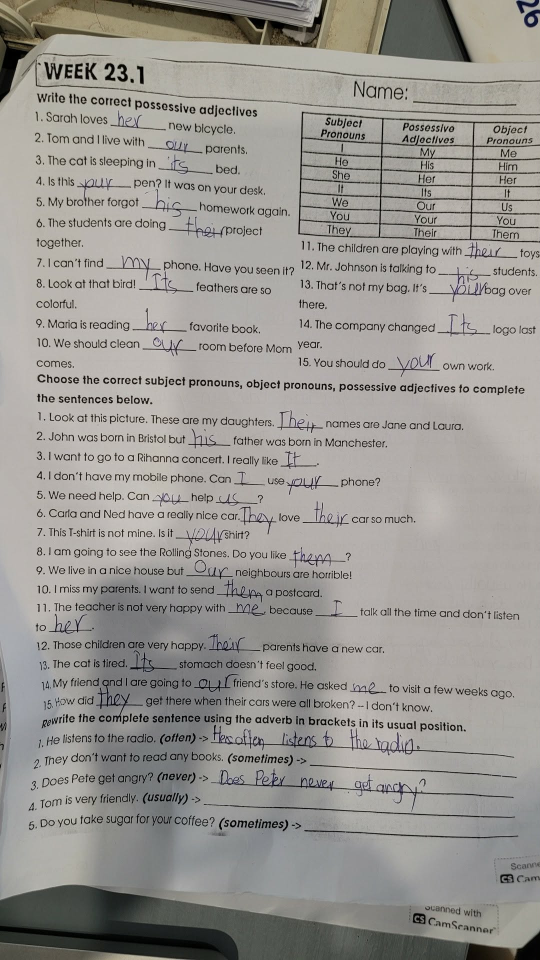
#> input picture ml/real/batch2_excluded/p28_week23_rawphoto.jpg, 1080 x 1920 px (shown at 1/2 size)
$ python -i make_pseudo_labels.py   (imports and definitions only)
#> lines starting #> are read from the running program, lines starting #| are printed output that depends on the picture; after the words box and inside, x2 and y2 are one past the last pixel; in counts of white or black regions, pixels touching at a corner belong together
#> further down, picture is the input picture: shape (1920, 1080, 3); mean B, G, R 145.6, 150.1, 152.6
"""Pseudo-labels for real photos from INK COLOUR, for fine-tuning the ink segmenter.

Most real worksheets are answered in a coloured pen (purple / blue / red) over black print. Once
the page is straightened and its lighting flattened (shadows / colour cast divided out per
channel), that colour difference is a reliable label source:

  ink    = darker than the local paper
  hw     = ink whose colour (stroke-smoothed) is far from the print colour
  print  = ink whose colour is close to the print colour
  ignore = in between, a band around pen strokes (print under / beside the pen is ambiguous),
           and everything off the paper

Pages whose pen is not coloured (black pen: almost no chromatic ink) get print labels only —
their handwriting channel is ignored entirely rather than labelled wrong.

usage: make_pseudo_labels.py <pages dir with *_original.png (the app's straightened page)> <out dir>
       writes <name>_img.png (flattened), <name>_hw.png, <name>_print.png, <name>_valid.png (255 = set)
       and <name>_viz.jpg (white paper, black print, red hw, grey ignore)
"""
import glob
import os
import sys

import cv2
import numpy as np


def flatten(img, text=15, med=41):
    """Divide out the paper's illumination per channel (shadows, colour cast)."""
#> called with text = 15, med = 41
    out = []
    for c in cv2.split(img):
        bg = cv2.morphologyEx(c, cv2.MORPH_CLOSE, cv2.getStructuringElement(cv2.MORPH_ELLIPSE, (text, text)))
        bg = cv2.medianBlur(bg, med)
        out.append(np.clip(c.astype(np.float32) / np.maximum(bg, 1) * 235, 0, 255))
#> this loop made 3 passes
#> after the loop, out = 3 items
    return np.dstack(out).astype(np.uint8)


def paper_mask(flat):
    """The sheet on the FLATTENED page: bright and unsaturated (a desk / hand / fabric keeps its
    colour after flattening), the largest such region, holes (the print on it) filled."""
    small = cv2.resize(flat, None, fx=0.25, fy=0.25, interpolation=cv2.INTER_AREA)
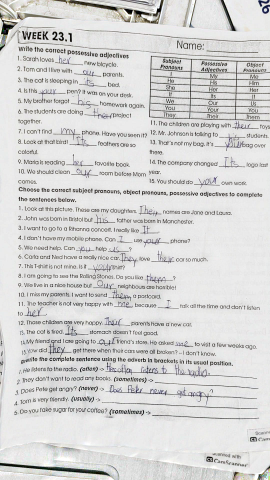
#> small: shape (480, 270, 3); mean B, G, R 212.9, 213.6, 213.8
    hsv = cv2.cvtColor(small, cv2.COLOR_BGR2HSV)
#> hsv: shape (480, 270, 3); mean H, S, V 46.9, 3.9, 214.6
    m = ((hsv[..., 2] > 170) & (hsv[..., 1] < 50)).astype(np.uint8) * 255
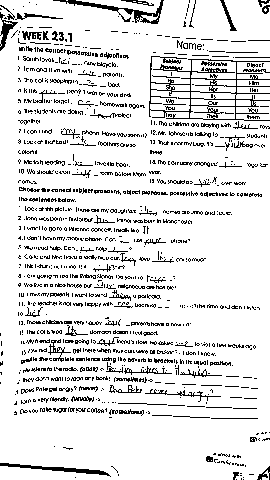
#> m: shape (480, 270); 88% white; black in thin lines or dots
    m = cv2.morphologyEx(m, cv2.MORPH_CLOSE, np.ones((9, 9), np.uint8))
#> m: shape (480, 270); every value is 255
    m = cv2.morphologyEx(m, cv2.MORPH_OPEN, np.ones((5, 5), np.uint8))
    n, lab, st, _ = cv2.connectedComponentsWithStats(m)
#> lab: shape (480, 270) int32; every value is 1
#> n = 2; st = [[-1, 2147483647, 0, 0, 0], [0, 0, 270, 480, 129600]]
    if n > 1:
        m = ((lab == 1 + np.argmax(st[1:, cv2.CC_STAT_AREA])) * 255).astype(np.uint8)
    # fill holes: everything not reachable from the border through non-paper
    inv = cv2.bitwise_not(m)
#> inv: shape (480, 270); every value is 0
    n, lab, st, _ = cv2.connectedComponentsWithStats(inv)
#> lab: shape (480, 270) int32; every value is 0
#> n = 1; st = [[0, 0, 270, 480, 129600]]
    h, w = inv.shape
#> h = 480; w = 270
    border = set(np.unique(np.concatenate([lab[0], lab[-1], lab[:, 0], lab[:, -1]])))
#> border = 1 item
    for i in range(1, n):
        if i not in border:
            m[lab == i] = 255
    m = cv2.erode(m, np.ones((5, 5), np.uint8))
    return cv2.resize(m, (flat.shape[1], flat.shape[0]), interpolation=cv2.INTER_NEAREST) > 0
#> returned value: shape (1920, 1080) bool; every value is 1


def label(orig):
    F = flatten(orig)
    lab = cv2.cvtColor(F, cv2.COLOR_BGR2LAB).astype(np.float32)
    dark = 255 - lab[..., 0]
    a, b = lab[..., 1] - 128, lab[..., 2] - 128
    paper = paper_mask(F)                 # on the flattened page: shadows are paper too
    ink = (dark > 45) & paper
#> ink: shape (1920, 1080) bool; 13.1% white; 6477 white regions (4877 under 20 px), largest, box (x1, y1, x2, y2) and area: (596, 222, 1080, 486) 24534, (194, 0, 655, 97) 11048, (0, 16, 1080, 231) 9483

    # print colour = the most common colour of the darkest ink (print outnumbers the pen)
    core = ink & (dark > 90)
#> core: shape (1920, 1080) bool; 8.6% white; 2136 white regions (477 under 20 px), largest, box (x1, y1, x2, y2) and area: (596, 223, 1080, 485) 13097, (203, 0, 655, 96) 7588, (0, 1852, 443, 1906) 5710
    hist, ae, be = np.histogram2d(a[core], b[core], bins=40, range=[[-40, 40], [-40, 40]])
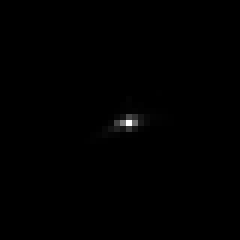
#> hist: shape (40, 40) float64 (shown 6 times larger); min 0, max 41490, mean 110.8; drawn with min black and max white
#> ae = 41 values from -40 to 40; be = 41 values from -40 to 40
    ia, ib = np.unravel_index(np.argmax(hist), hist.shape)
#> ia = 20; ib = 21
    a0, b0 = (ae[ia] + ae[ia + 1]) / 2, (be[ib] + be[ib + 1]) / 2
#> a0 = 1; b0 = 3
    cd = np.hypot(a - a0, b - b0)
    # smooth colour over the stroke (edge pixels carry colour fringes)
    w = ink.astype(np.float32)
    cd_s = cv2.blur(cd * w, (5, 5)) / np.maximum(cv2.blur(w, (5, 5)), 1e-3)

    PEN, PRINT = 9.0, 5.0
    pen_px = ink & (cd_s > PEN)
#> pen_px: shape (1920, 1080) bool; 0.89% white; 299 white regions (167 under 20 px), largest, box (x1, y1, x2, y2) and area: (0, 107, 38, 192) 1290, (534, 55, 600, 92) 1119, (1029, 1872, 1080, 1920) 881
    print_px = ink & (cd_s < PRINT)
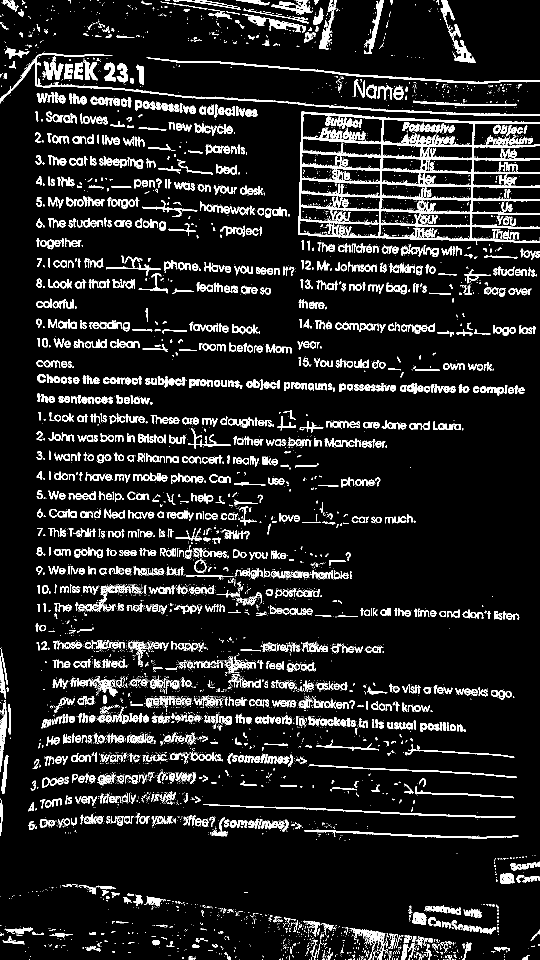
#> print_px: shape (1920, 1080) bool (shown at 1/2 size); 10.6% white; 6587 white regions (4817 under 20 px), largest, box (x1, y1, x2, y2) and area: (596, 222, 1080, 486) 24531, (0, 106, 1080, 231) 4376, (294, 115, 1080, 167) 2589
    coloured_pen = pen_px.sum() / max(ink.sum(), 1)
#> coloured_pen = 0.0681

    # printed rules (long straight runs) are print whatever pen touches them — they would
    # otherwise join a pen stroke's component and take its vote
    W = ink.shape[1]
#> W = 1080
    u8 = ink.astype(np.uint8)
    rules = (cv2.morphologyEx(u8, cv2.MORPH_OPEN, np.ones((1, max(25, W // 30)), np.uint8)) |
             cv2.morphologyEx(u8, cv2.MORPH_OPEN, np.ones((max(25, W // 30), 1), np.uint8))) > 0
#> rules: shape (1920, 1080) bool; 2.9% white; 107 white regions, largest, box (x1, y1, x2, y2) and area: (597, 223, 1080, 485) 16534, (0, 1852, 442, 1899) 6229, (195, 0, 507, 40) 3382
    rules &= ~pen_px
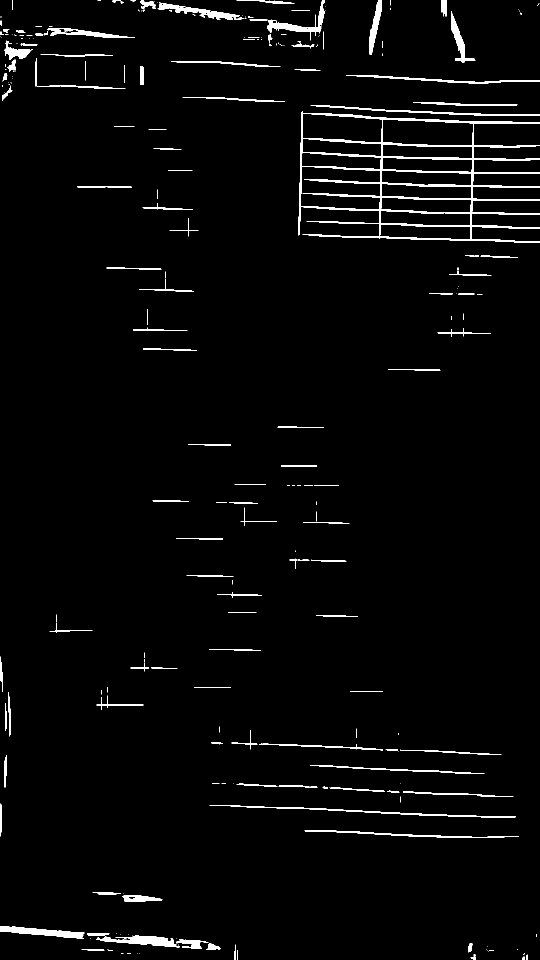
#> rules: shape (1920, 1080) bool (shown at 1/2 size); 2.5% white; 266 white regions (135 under 20 px), largest, box (x1, y1, x2, y2) and area: (597, 223, 1080, 485) 16534, (174, 1866, 360, 1895) 2082, (0, 1852, 169, 1878) 1950
    strokes = ink & ~rules
#> strokes: shape (1920, 1080) bool; 10.6% white; 8442 white regions (6550 under 20 px), largest, box (x1, y1, x2, y2) and area: (314, 2, 600, 93) 2538, (0, 16, 74, 100) 2269, (438, 33, 525, 90) 1531

    # per stroke: a component mostly one colour takes that label (its fringe pixels follow)
    n, cl, st, _ = cv2.connectedComponentsWithStats(strokes.astype(np.uint8), connectivity=8)
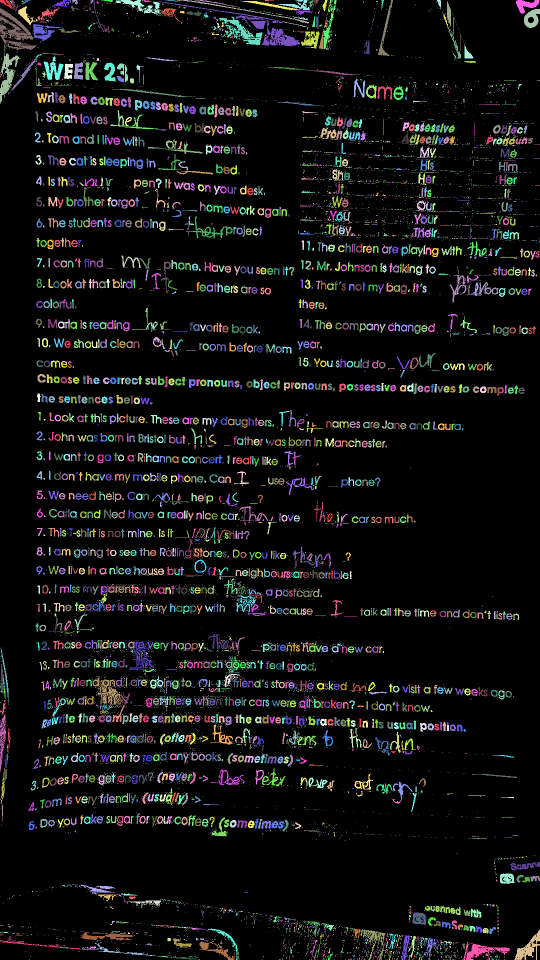
#> cl: shape (1920, 1080) int32 (shown at 1/2 size); 8443 distinct labels, from 0 to 8442; one colour per label, 0 black
#> n = 8443
    cnt = np.maximum(np.bincount(cl[strokes], minlength=n), 1)
#> cnt = 8443 values, max 2538 at index 42, min 1 at index 0, mean 26
    pen_share = np.bincount(cl[strokes], weights=pen_px[strokes], minlength=n) / cnt
#> pen_share = 8443 values, max 1 at index 17, min 0 at index 0, mean 0.0171
    pr_share = np.bincount(cl[strokes], weights=print_px[strokes], minlength=n) / cnt
#> pr_share = 8443 values, max 1 at index 2, min 0 at index 0, mean 0.893
    hw = (strokes & (pen_share[cl] > 0.7)) | pen_px
#> hw: shape (1920, 1080) bool; 0.93% white; 293 white regions (165 under 20 px), largest, box (x1, y1, x2, y2) and area: (0, 105, 42, 206) 1417, (1029, 1859, 1080, 1920) 1154, (534, 55, 600, 92) 1119
    pr = (strokes & ((pr_share[cl] > 0.7) & ~pen_px | print_px & (pen_share[cl] < 0.3))) | rules
#> pr: shape (1920, 1080) bool; 11.2% white; 6343 white regions (4677 under 20 px), largest, box (x1, y1, x2, y2) and area: (596, 222, 1080, 486) 24699, (9, 106, 1080, 231) 4391, (294, 115, 1080, 167) 2621

    valid = paper.copy()
    # ambiguous: ink that is neither, and print right next to the pen (crossings, overlap)
    near_pen = cv2.dilate(hw.astype(np.uint8), np.ones((5, 5), np.uint8)) > 0
#> near_pen: shape (1920, 1080) bool; 2.2% white; 136 white regions, largest, box (x1, y1, x2, y2) and area: (0, 21, 112, 107) 4480, (532, 53, 641, 97) 2450, (436, 29, 530, 89) 2415
    valid &= ~(ink & ~hw & ~pr)
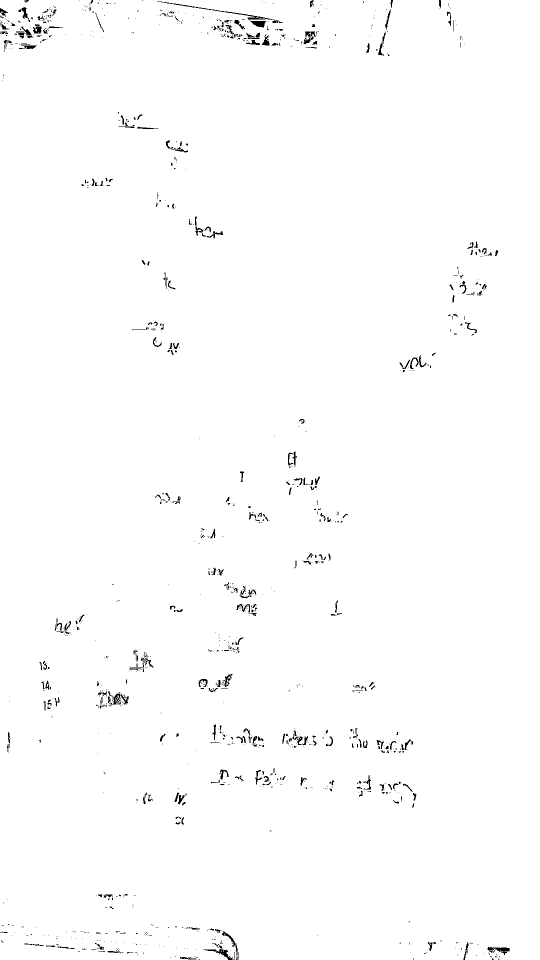
#> valid: shape (1920, 1080) bool (shown at 1/2 size); 99% white; black in thin lines or dots
    valid &= ~(pr & near_pen & ~rules)
#> valid: shape (1920, 1080) bool; 99% white; black in thin lines or dots
    hw_valid = valid.copy()
    if coloured_pen < 0.03:          # black pen page: don't claim anything about handwriting
        hw_valid[:] = False
        hw[:] = False
    return F, hw, pr & ~hw, valid, hw_valid, coloured_pen


def main():
    src, out = sys.argv[1], sys.argv[2]
    os.makedirs(out, exist_ok=True)
    for path in sorted(glob.glob(os.path.join(src, '*_original.png'))):
        name = os.path.basename(path)[:-len('_original.png')]
        F, hw, pr, valid, hw_valid, cp = label(cv2.imread(path))
        cv2.imwrite(f'{out}/{name}_img.png', F)
        for tag, m in (('hw', hw), ('print', pr), ('valid', valid), ('hwvalid', hw_valid)):
            cv2.imwrite(f'{out}/{name}_{tag}.png', m.astype(np.uint8) * 255)
        viz = np.full_like(F, 255)
        viz[~valid] = (200, 200, 200)
        viz[pr] = (0, 0, 0)
        viz[hw] = (0, 0, 230)
        cv2.imwrite(f'{out}/{name}_viz.jpg', np.hstack([F, viz]))
        print(f'{name}: coloured pen {cp:.3f}  hw {hw.mean():.4f}  print {pr.mean():.4f}  valid {valid.mean():.2f}'
              + ('  (black pen: hw ignored)' if cp < 0.03 else ''))


# [2 lines not run here, left out]

>>> import cv2
>>> picture = cv2.imread('real/batch2_excluded/p28_week23_rawphoto.jpg')
>>> result = label(picture)
#> result = 6 items
